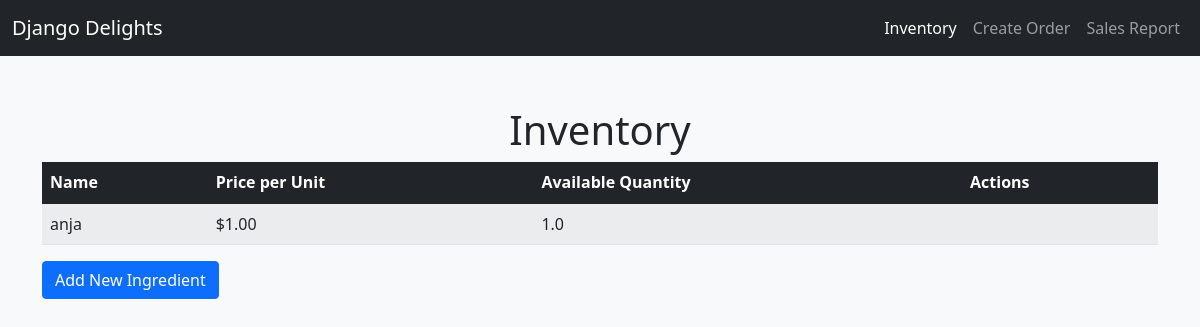
The app's page /inventory/, older data.
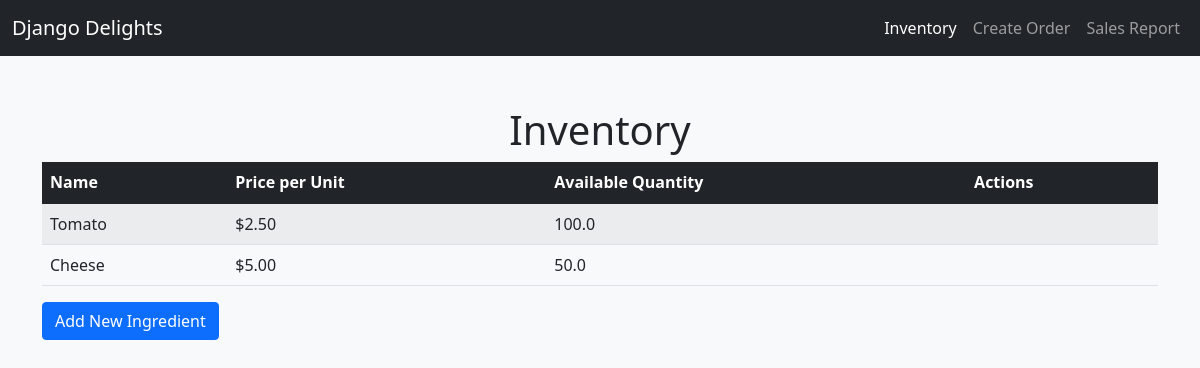
The same page, newer data.
### inventory/models.py (models this page shows, shortened)
class Ingredient(models.Model):
    name = models.CharField(max_length=100, unique=True)
    price_per_unit = models.DecimalField(max_digits=6, decimal_places=2)
    available_quantity = models.FloatField()
    STATUS_CHOICES = [
        ('available', 'Available'),
        ('out_of_stock', 'Out of Stock'),
    ]
    status = models.CharField(max_length=20, choices=STATUS_CHOICES, default='available')

### inventory/views.py (the view)
# urls.py: path('', views.inventory_list, name='inventory_list'),
def inventory_list(request):
    ingredients = Ingredient.objects.all()
    return render(request, 'inventory/inventory_list.html', {'ingredients': ingredients})

### inventory/templates/inventory/inventory_list.html (shortened to what this page needs)
<!DOCTYPE html>
<html lang="en">
<head>
    <link href="https://cdn.jsdelivr.net/npm/bootstrap@5.1.3/dist/css/bootstrap.min.css" rel="stylesheet">
</head>
<body>
  {% extends 'base.html' %}
{% block content %}
<h1 class="text-center">Inventory</h1>
<table class="table table-striped">
    <thead class="table-dark">
        <tr>
            <th>Name</th>
            <th>Price per Unit</th>
            <th>Available Quantity</th>
            <th>Actions</th>
        </tr>
    </thead>
    <tbody>
        {% for ingredient in ingredients %}
            <tr>
                <td>{{ ingredient.name }}</td>
                <td>${{ ingredient.price_per_unit }}</td>
                <td>{{ ingredient.available_quantity }}</td>
                <td>
                </td>
            </tr>
        {% endfor %}
    </tbody>
</table>
<a href="{% url 'add_ingredient' %}" class="btn btn-primary">Add New Ingredient</a>
{% endblock %}

Row changes from the older to the newer data that the page shows:
changed Ingredient: name "anja" → "Tomato"; price_per_unit "1.00" → "2.50"; available_quantity "1.0" → "100.0"
added Ingredient: name "Cheese", price_per_unit "5.00", available_quantity "50.0"
